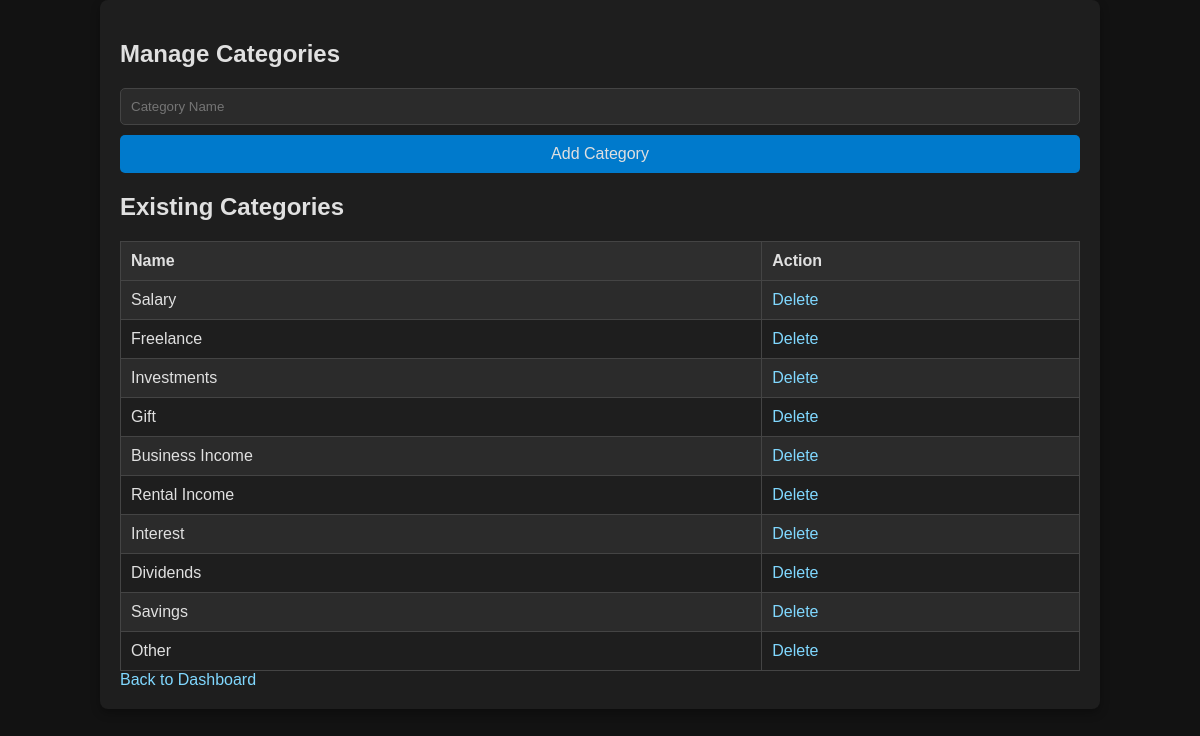
/fin/categories.php (signed in), run on the app's committed database.
### tables this page shows
CREATE TABLE `categories` (
  `id` int(11) NOT NULL,
  `name` varchar(50) NOT NULL
);

### fin/categories.php (the view, shortened to what this page needs)
<?php
include 'config.php';
$sql = "SELECT * FROM categories";
$stmt = $conn->query($sql);
$categories = $stmt->fetchAll();
?>
<!DOCTYPE html>
<html lang="en">
<head>
    <link rel="stylesheet" href="style.css">
</head>
<body>
    <div class="container">
        <h2>Manage Categories</h2>
        <form method="POST" action="categories.php">
            <input type="text" name="name" placeholder="Category Name" required>
            <button type="submit" name="add_category">Add Category</button>
        </form>
        <h2>Existing Categories</h2>
        <table border="1">
            <tr>
                <th>Name</th>
                <th>Action</th>
            </tr>
            <?php foreach ($categories as $category) { ?>
                <tr>
                    <td><?= $category['name'] ?></td>
                    <td><a href="categories.php?delete=<?= $category['id'] ?>">Delete</a></td>
                </tr>
            <?php } ?>
        </table>
        <a href="dashboard.php">Back to Dashboard</a>
    </div>
</body>
</html>

### fin/style.css (style rules this page uses)
body { background-color: #121212; color: #e0e0e0; font-family: Arial, sans-serif; margin: 0; padding: 0; }
.container { width: 80%; margin: 0 auto; padding: 20px; background-color: #1e1e1e; border-radius: 8px; box-shadow: 0 4px 10px rgba(0, 0, 0, 0.3); }
form { display: flex; flex-direction: column; gap: 10px; }
input[type="text"], input[type="password"], input[type="number"], input[type="email"], input[type="date"], textarea, select { background-color: #2b2b2b; color: #e0e0e0; border: 1px solid #444; border-radius: 5px; padding: 10px; }
button { background-color: #007acc; color: #e0e0e0; border: none; border-radius: 5px; padding: 10px 20px; cursor: pointer; font-size: 16px; }
a { color: #80d8ff; text-decoration: none; }
table { width: 100%; border-collapse: collapse; background-color: #1e1e1e; margin-top: 20px; }
th, td { padding: 10px; border: 1px solid #444; text-align: left; }
th { background-color: #2e2e2e; }
tr:nth-child(even) { background-color: #2b2b2b; }

### data on the page
categories: name "Salary"
categories: name "Freelance"
categories: name "Investments"
categories: name "Gift"
categories: name "Business Income"
categories: name "Rental Income"
categories: name "Interest"
categories: name "Dividends"
categories: name "Savings"
categories: name "Other"
